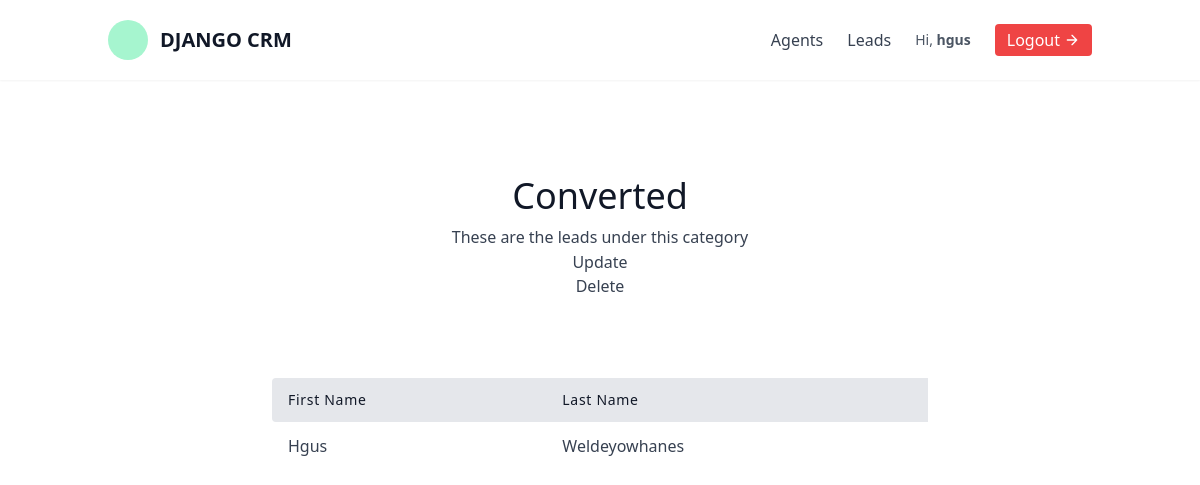
The page /leads/categories/2/ (signed in) on the database its author committed.
### leads/models.py (models this page shows, shortened)
class User(AbstractUser):
    is_organisor = models.BooleanField(default=True)
    is_agent = models.BooleanField(default=False)

class Category(models.Model):
    name = models.CharField(max_length=30)  # New, Contacted, Converted, Unconverted
    organisation = models.ForeignKey(UserProfile, on_delete=models.CASCADE)

class Lead(models.Model):
    first_name = models.CharField(max_length=20)
    last_name = models.CharField(max_length=20)
    age = models.IntegerField(default=0)
    organisation = models.ForeignKey(UserProfile, on_delete=models.CASCADE)
    agent = models.ForeignKey("Agent", null=True, blank=True, on_delete=models.SET_NULL)
    category = models.ForeignKey("Category", related_name="leads", null=True, blank=True, on_delete=models.SET_NULL)
    description = models.TextField(null=True, blank=True)
    date_added = models.DateTimeField(auto_now_add=True, null=True)
    phone_number = models.CharField(max_length=20,null=True, blank=True)
    email = models.EmailField(null=True, blank=True)
    profile_picture = models.ImageField(null=True, blank=True, upload_to="profile_pictures/")
    converted_date = models.DateTimeField(null=True, blank=True)
    objects = LeadManager()

### leads/views.py (the view)
# urls.py: path('categories/<int:pk>/', views.CategoryDetailView.as_view(), name='category-detail'),
class CategoryDetailView(LoginRequiredMixin, generic.DetailView):
    template_name = "leads/category_detail.html"
    context_object_name = "category"
    def get_queryset(self):
        user = self.request.user
        if user.is_organisor:
            queryset = models.Category.objects.filter(
                organisation=user.userprofile
            )
        else:
            queryset = models.Category.objects.filter(
                organisation=user.agent.organisation
            )
        return queryset

### leads/models.py (called while the page is built)
    def get_queryset(self):
        return super().get_queryset()

### leads/templates/leads/category_detail.html
{% extends "base.html" %}
{% block content %}
<section class="text-gray-700 body-font">
    <div class="container px-5 py-24 mx-auto">
      <div class="flex flex-col text-center w-full mb-20">
        <h1 class="sm:text-4xl text-3xl font-medium title-font mb-2 text-gray-900">
            {{ category.name }}
        </h1>
        <p class="lg:w-2/3 mx-auto leading-relaxed text-base">
            These are the leads under this category
        </p>
        <a href="{% url 'leads:category-update' category.pk %}" class="hover:text-blue-500">Update</a>
        <a href="{% url 'leads:category-delete' category.pk %}" class="hover:text-blue-500">Delete</a>
      </div>
      <div class="lg:w-2/3 w-full mx-auto overflow-auto">
        <table class="table-auto w-full text-left whitespace-no-wrap">
          <thead>
            <tr>
                <th class="px-4 py-3 title-font tracking-wider font-medium text-gray-900 text-sm bg-gray-200 rounded-tl rounded-bl">
                    First Name
                </th>
                <th class="px-4 py-3 title-font tracking-wider font-medium text-gray-900 text-sm bg-gray-200">
                    Last Name
                </th>
            </tr>
          </thead>
          <tbody>
            {% for lead in category.leads.all %}
                <tr>
                    <td class="px-4 py-3">
                      <a class="hover:text-blue-500" href="{% url 'leads:lead-detail' lead.pk %}">{{ lead.first_name }}</a>
                    </td>
                    <td class="px-4 py-3">{{ lead.last_name }}</td>
                </tr>
            {% endfor %}
          </tbody>
        </table>
      </div>
    </div>
  </section>
{% endblock content %}

### templates/navbar.html (shortened to what this page needs)
<header class="text-gray-700 body-font bg-white shadow-sm">
  <div class="container mx-auto flex flex-wrap p-5 flex-col md:flex-row items-center justify-between">
    <a href="{% url 'dashboard' %}" class="flex title-font font-medium items-center text-gray-900 mb-4 md:mb-0">
      <svg id="Layer_1" class="w-10 h-10" viewBox="0 0 512 512" xmlns="http://www.w3.org/2000/svg">
        <circle cx="256" cy="256" r="256" fill="#a6f5cf"/>
      </svg>
      <span class="ml-3 text-xl font-semibold">DJANGO CRM</span>
    </a>
    <div class="flex items-center space-x-6 ml-auto">
      {% if request.user.is_authenticated %}
        {% if request.user.is_organisor %}
          <a href="{% url 'agents:agent-list' %}" class="hover:text-indigo-600 font-medium">Agents</a>
        {% endif %}
        <a href="{% url 'leads:lead-list' %}" class="hover:text-indigo-600 font-medium">Leads</a>
        <span class="text-sm text-gray-600">Hi, <strong>{{ request.user.username }}</strong></span>
        <a href="{% url 'logout' %}" class="inline-flex items-center bg-red-500 text-white border-0 py-1 px-3 rounded hover:bg-red-600 transition">
          Logout
          <svg fill="none" stroke="currentColor" stroke-linecap="round" stroke-linejoin="round"
               stroke-width="2" class="w-4 h-4 ml-1" viewBox="0 0 24 24">
            <path d="M5 12h14M12 5l7 7-7 7"></path>
          </svg>
        </a>
      {% endif %}
    </div>
  </div>
</header>

### theme/static/css/styles.css (style rules this page uses)
*,::after,::before { box-sizing:border-box }
:root { -moz-tab-size:4;-o-tab-size:4;tab-size:4 }
html { line-height:1.15;-webkit-text-size-adjust:100% }
body { margin:0 }
body { font-family:system-ui,-apple-system,'Segoe UI',Roboto,Helvetica,Arial,sans-serif,'Apple Color Emoji','Segoe UI Emoji' }
b,strong { font-weight:bolder }
table { text-indent:0;border-color:inherit }
blockquote,dd,dl,figure,h1,h2,h3,h4,h5,h6,hr,p,pre { margin:0 }
html { font-family:ui-sans-serif,system-ui,-apple-system,BlinkMacSystemFont,"Segoe UI",Roboto,"Helvetica Neue",Arial,"Noto Sans",sans-serif,"Apple Color Emoji","Segoe UI Emoji","Segoe UI Symbol","Noto Color Emoji";line-height:1.5 }
body { font-family:inherit;line-height:inherit }
*,::after,::before { box-sizing:border-box;border-width:0;border-style:solid;border-color:#e5e7eb }
table { border-collapse:collapse }
h1,h2,h3,h4,h5,h6 { font-size:inherit;font-weight:inherit }
a { color:inherit;text-decoration:inherit }
audio,canvas,embed,iframe,img,object,svg,video { display:block;vertical-align:middle }
.container { width:100% }
@media (min-width:640px) { .container { max-width:640px } }
@media (min-width:768px) { .container { max-width:768px } }
@media (min-width:1024px) { .container { max-width:1024px } }
.space-x-6>:not([hidden])~:not([hidden]) { --tw-space-x-reverse:0;margin-right:calc(1.5rem * var(--tw-space-x-reverse));margin-left:calc(1.5rem * calc(1 - var(--tw-space-x-reverse))) }
.bg-white { --tw-bg-opacity:1;background-color:rgba(255,255,255,var(--tw-bg-opacity)) }
.bg-gray-200 { --tw-bg-opacity:1;background-color:rgba(229,231,235,var(--tw-bg-opacity)) }
.bg-red-500 { --tw-bg-opacity:1;background-color:rgba(239,68,68,var(--tw-bg-opacity)) }
.rounded { border-radius:.25rem }
.rounded-tl { border-top-left-radius:.25rem }
.rounded-bl { border-bottom-left-radius:.25rem }
.border-0 { border-width:0 }
.flex { display:flex }
.inline-flex { display:inline-flex }
.flex-col { flex-direction:column }
.flex-wrap { flex-wrap:wrap }
.items-center { align-items:center }
.justify-between { justify-content:space-between }
.font-medium { font-weight:500 }
.font-semibold { font-weight:600 }
.h-4 { height:1rem }
.h-10 { height:2.5rem }
.text-sm { font-size:.875rem;line-height:1.25rem }
.text-base { font-size:1rem;line-height:1.5rem }
.text-xl { font-size:1.25rem;line-height:1.75rem }
.text-3xl { font-size:1.875rem;line-height:2.25rem }
.leading-relaxed { line-height:1.625 }
.mx-auto { margin-left:auto;margin-right:auto }
.ml-1 { margin-left:.25rem }
.mb-2 { margin-bottom:.5rem }
.ml-3 { margin-left:.75rem }
.mb-4 { margin-bottom:1rem }
.mb-20 { margin-bottom:5rem }
.ml-auto { margin-left:auto }
.overflow-auto { overflow:auto }
.p-5 { padding:1.25rem }
.py-1 { padding-top:.25rem;padding-bottom:.25rem }
.py-3 { padding-top:.75rem;padding-bottom:.75rem }
.px-3 { padding-left:.75rem;padding-right:.75rem }
.px-4 { padding-left:1rem;padding-right:1rem }
.px-5 { padding-left:1.25rem;padding-right:1.25rem }
.py-24 { padding-top:6rem;padding-bottom:6rem }
* { --tw-shadow:0 0 #0000 }
* { --tw-ring-inset:var(--tw-empty, );--tw-ring-offset-width:0px;--tw-ring-offset-color:#fff;--tw-ring-color:rgba(59, 130, 246, 0.5);--tw-ring-offset-shadow:0 0 #0000;--tw-ring-shadow:0 0 #0000 }
.table-auto { table-layout:auto }
.text-left { text-align:left }
.text-center { text-align:center }
.text-white { --tw-text-opacity:1;color:rgba(255,255,255,var(--tw-text-opacity)) }
.text-gray-700 { --tw-text-opacity:1;color:rgba(55,65,81,var(--tw-text-opacity)) }
.text-gray-900 { --tw-text-opacity:1;color:rgba(17,24,39,var(--tw-text-opacity)) }
.tracking-wider { letter-spacing:.05em }
.w-4 { width:1rem }
.w-10 { width:2.5rem }
.w-full { width:100% }
@media (min-width:640px) { .sm\:text-4xl { font-size:2.25rem;line-height:2.5rem } }
@media (min-width:768px) { .md\:flex-row { flex-direction:row } }
@media (min-width:768px) { .md\:mb-0 { margin-bottom:0 } }
@media (min-width:1024px) { .lg\:w-2\/3 { width:66.666667% } }

### rows shown on the page
User: user.username "hgus"
Category: name "Converted"
Lead: first_name "Hgus", last_name "Weldeyowhanes"
